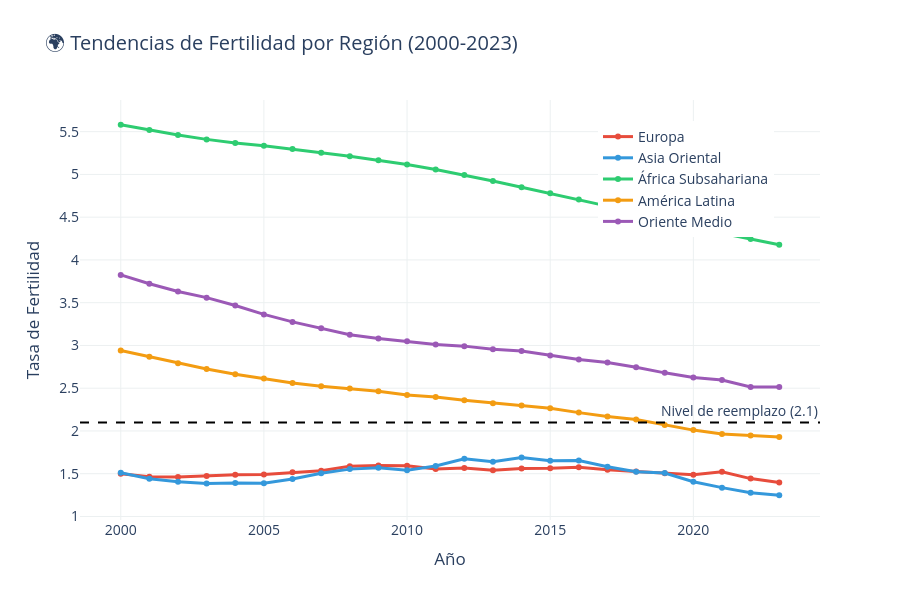

The code cell stored with this chart in its notebook:
### Code cell
# ANÁLISIS POR REGIONES
print("🌍 Análisis por Continentes/Regiones\n")

# Crear diccionario de regiones (códigos ISO3 de países)
regiones = {
    'Europa': ['ALB', 'AND', 'AUT', 'BEL', 'BGR', 'HRV', 'CYP', 'CZE', 'DNK', 'EST', 
               'FIN', 'FRA', 'DEU', 'GRC', 'HUN', 'ISL', 'IRL', 'ITA', 'LVA', 'LTU',
               'LUX', 'MLT', 'NLD', 'NOR', 'POL', 'PRT', 'ROU', 'SVK', 'SVN', 'ESP',
               'SWE', 'CHE', 'GBR', 'UKR', 'BLR', 'MDA', 'RUS', 'SRB', 'MKD', 'BIH'],
    
    'Asia Oriental': ['CHN', 'JPN', 'KOR', 'PRK', 'MNG', 'TWN', 'HKG', 'MAC'],
    
    'África Subsahariana': ['NGA', 'ETH', 'COD', 'TZA', 'KEN', 'UGA', 'SDN', 'DZA',
                           'MAR', 'AGO', 'GHA', 'MOZ', 'MDG', 'CMR', 'CIV', 'NER',
                           'BFA', 'MLI', 'MWI', 'ZMB', 'SOM', 'SEN', 'TCD', 'ZWE',
                           'GIN', 'RWA', 'BEN', 'TUN', 'BDI', 'SSD', 'TGO', 'SLE',
                           'LBY', 'LBR', 'MRT', 'CAF', 'ERI', 'GAM', 'BWA', 'NAM'],
    
    'América Latina': ['BRA', 'MEX', 'COL', 'ARG', 'PER', 'VEN', 'CHL', 'ECU', 'GTM',
                      'CUB', 'BOL', 'HTI', 'DOM', 'HND', 'PRY', 'NIC', 'SLV', 'CRI',
                      'PAN', 'URY', 'JAM', 'TTO', 'GUY', 'SUR', 'BLZ'],
    
    'Oriente Medio': ['SAU', 'YEM', 'IRQ', 'SYR', 'JOR', 'ARE', 'ISR', 'LBN', 'PSE',
                     'OMN', 'KWT', 'QAT', 'BHR']
}

# Asignar región a cada país
def get_region(country_code):
    for region, countries in regiones.items():
        if country_code in countries:
            return region
    return 'Otro'

master['region'] = master['country'].apply(get_region)

# Calcular promedio por región y año
regional_trend = master.groupby(['region', 'year'])['fertility'].mean().reset_index()

# Crear gráfico comparativo
fig = go.Figure()

colors = {
    'Europa': '#e74c3c',
    'Asia Oriental': '#3498db',
    'África Subsahariana': '#2ecc71',
    'América Latina': '#f39c12',
    'Oriente Medio': '#9b59b6'
}

for region in ['Europa', 'Asia Oriental', 'África Subsahariana', 'América Latina', 'Oriente Medio']:
    data = regional_trend[regional_trend['region'] == region]
    
    fig.add_trace(go.Scatter(
        x=data['year'],
        y=data['fertility'],
        mode='lines+markers',
        name=region,
        line=dict(width=3, color=colors[region]),
        marker=dict(size=6),
        hovertemplate='<b>' + region + '</b><br>%{x}<br>Fertilidad: %{y:.2f}<extra></extra>'
    ))

# Línea de reemplazo
fig.add_hline(y=2.1, line_dash="dash", line_color="black", 
              annotation_text="Nivel de reemplazo (2.1)")

fig.update_layout(
    title='🌍 Tendencias de Fertilidad por Región (2000-2023)',
    xaxis_title='Año',
    yaxis_title='Tasa de Fertilidad',
    font=dict(size=14),
    hovermode='x unified',
    plot_bgcolor='white',
    height=600,
    legend=dict(x=0.7, y=0.95)
)

fig.update_xaxes(showgrid=True, gridwidth=1, gridcolor='#ecf0f1')
fig.update_yaxes(showgrid=True, gridwidth=1, gridcolor='#ecf0f1')

fig.show()

# Estadísticas 2023
print("\n📊 FERTILIDAD POR REGIÓN (2023):\n")
regional_2023 = master[master['year'] == 2023].groupby('region')['fertility'].mean().sort_values(ascending=False)

for region, fert in regional_2023.items():
    if region != 'Otro':
        status = "🔴" if fert < 1.5 else "🟠" if fert < 2.1 else "🟢"
        print(f"{status} {region}: {fert:.2f}")

# Cambio 2000 vs 2023
print("\n📉 CAMBIO 2000-2023:\n")
for region in ['Europa', 'Asia Oriental', 'África Subsahariana', 'América Latina', 'Oriente Medio']:
    data = regional_trend[regional_trend['region'] == region]
    val_2000 = data[data['year'] == 2000]['fertility'].values[0]
    val_2023 = data[data['year'] == 2023]['fertility'].values[0]
    cambio = val_2023 - val_2000
    cambio_pct = (cambio / val_2000) * 100
    
    print(f"{region}:")
    print(f"   2000: {val_2000:.2f} → 2023: {val_2023:.2f}")
    print(f"   Cambio: {cambio:.2f} ({cambio_pct:.1f}%)\n")

### Figure 1 — Plotly figure (JSON) as saved in the notebook; plotly's stock layout.template omitted (floating-point values rounded to 4 significant figures)
{"data": [{"hovertemplate": "<b>Europa</b><br>%{x}<br>Fertilidad: %{y:.2f}<extra></extra>", "line": {"color": "#e74c3c", "width": 3}, "marker": {"size": 6}, "mode": "lines+markers", "name": "Europa", "type": "scatter", "x": [2000, 2001, 2002, 2003, 2004, 2005, 2006, 2007, 2008, 2009, 2010, 2011, 2012, 2013, 2014, 2015, 2016, 2017, 2018, 2019, 2020, 2021, 2022, 2023], "y": [1.499, 1.464, 1.461, 1.474, 1.488, 1.491, 1.516, 1.536, 1.586, 1.595, 1.593, 1.556, 1.568, 1.541, 1.562, 1.562, 1.574, 1.545, 1.527, 1.507, 1.489, 1.524, 1.443, 1.398]}, {"hovertemplate": "<b>Asia Oriental</b><br>%{x}<br>Fertilidad: %{y:.2f}<extra></extra>", "line": {"color": "#3498db", "width": 3}, "marker": {"size": 6}, "mode": "lines+markers", "name": "Asia Oriental", "type": "scatter", "x": [2000, 2001, 2002, 2003, 2004, 2005, 2006, 2007, 2008, 2009, 2010, 2011, 2012, 2013, 2014, 2015, 2016, 2017, 2018, 2019, 2020, 2021, 2022, 2023], "y": [1.511, 1.442, 1.405, 1.385, 1.391, 1.387, 1.439, 1.506, 1.554, 1.571, 1.541, 1.591, 1.676, 1.64, 1.69, 1.651, 1.655, 1.582, 1.524, 1.509, 1.407, 1.337, 1.279, 1.248]}, {"hovertemplate": "<b>África Subsahariana</b><br>%{x}<br>Fertilidad: %{y:.2f}<extra></extra>", "line": {"color": "#2ecc71", "width": 3}, "marker": {"size": 6}, "mode": "lines+markers", "name": "África Subsahariana", "type": "scatter", "x": [2000, 2001, 2002, 2003, 2004, 2005, 2006, 2007, 2008, 2009, 2010, 2011, 2012, 2013, 2014, 2015, 2016, 2017, 2018, 2019, 2020, 2021, 2022, 2023], "y": [5.581, 5.519, 5.46, 5.41, 5.367, 5.334, 5.297, 5.254, 5.212, 5.167, 5.117, 5.056, 4.994, 4.923, 4.851, 4.779, 4.708, 4.63, 4.546, 4.465, 4.386, 4.311, 4.245, 4.177]}, {"hovertemplate": "<b>América Latina</b><br>%{x}<br>Fertilidad: %{y:.2f}<extra></extra>", "line": {"color": "#f39c12", "width": 3}, "marker": {"size": 6}, "mode": "lines+markers", "name": "América Latina", "type": "scatter", "x": [2000, 2001, 2002, 2003, 2004, 2005, 2006, 2007, 2008, 2009, 2010, 2011, 2012, 2013, 2014, 2015, 2016, 2017, 2018, 2019, 2020, 2021, 2022, 2023], "y": [2.94, 2.868, 2.793, 2.725, 2.664, 2.613, 2.561, 2.522, 2.496, 2.464, 2.42, 2.397, 2.359, 2.325, 2.298, 2.266, 2.214, 2.169, 2.133, 2.071, 2.01, 1.965, 1.948, 1.93]}, {"hovertemplate": "<b>Oriente Medio</b><br>%{x}<br>Fertilidad: %{y:.2f}<extra></extra>", "line": {"color": "#9b59b6", "width": 3}, "marker": {"size": 6}, "mode": "lines+markers", "name": "Oriente Medio", "type": "scatter", "x": [2000, 2001, 2002, 2003, 2004, 2005, 2006, 2007, 2008, 2009, 2010, 2011, 2012, 2013, 2014, 2015, 2016, 2017, 2018, 2019, 2020, 2021, 2022, 2023], "y": [3.825, 3.721, 3.631, 3.559, 3.467, 3.363, 3.276, 3.2, 3.125, 3.08, 3.049, 3.011, 2.992, 2.957, 2.936, 2.883, 2.835, 2.799, 2.744, 2.679, 2.625, 2.595, 2.515, 2.513]}], "layout": {"annotations": [{"showarrow": false, "text": "Nivel de reemplazo (2.1)", "x": 1, "xanchor": "right", "xref": "x domain", "y": 2.1, "yanchor": "bottom", "yref": "y"}], "font": {"size": 14}, "height": 600, "hovermode": "x unified", "legend": {"x": 0.7, "y": 0.95}, "plot_bgcolor": "white", "shapes": [{"line": {"color": "black", "dash": "dash"}, "type": "line", "x0": 0, "x1": 1, "xref": "x domain", "y0": 2.1, "y1": 2.1, "yref": "y"}], "title": {"text": "🌍 Tendencias de Fertilidad por Región (2000-2023)"}, "xaxis": {"gridcolor": "#ecf0f1", "gridwidth": 1, "showgrid": true, "title": {"text": "Año"}}, "yaxis": {"gridcolor": "#ecf0f1", "gridwidth": 1, "showgrid": true, "title": {"text": "Tasa de Fertilidad"}}}}
